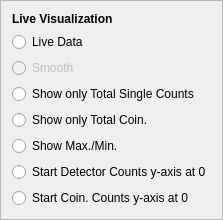
        <widget class="QFrame" name="frame_13">
         <property name="maximumSize">
          <size>
           <width>16777215</width>
           <height>220</height>
          </size>
         </property>
         <property name="frameShape">
          <enum>QFrame::StyledPanel</enum>
         </property>
         <property name="frameShadow">
          <enum>QFrame::Raised</enum>
         </property>
         <layout class="QGridLayout" name="gridLayout_10">
          <item row="5" column="0">
           <widget class="QRadioButton" name="RadioButtonMaxMin">
            <property name="font">
             <font>
              <strikeout>false</strikeout>
             </font>
            </property>
            <property name="focusPolicy">
             <enum>Qt::StrongFocus</enum>
            </property>
            <property name="layoutDirection">
             <enum>Qt::LeftToRight</enum>
            </property>
            <property name="text">
             <string>Show Max./Min.</string>
            </property>
            <property name="autoExclusive">
             <bool>false</bool>
            </property>
           </widget>
          </item>
          <item row="6" column="0" colspan="2">
           <widget class="QRadioButton" name="RadioButtonPlotSingle0">
            <property name="font">
             <font>
              <strikeout>false</strikeout>
             </font>
            </property>
            <property name="focusPolicy">
             <enum>Qt::StrongFocus</enum>
            </property>
            <property name="layoutDirection">
             <enum>Qt::LeftToRight</enum>
            </property>
            <property name="text">
             <string>Start Detector Counts y-axis at 0</string>
            </property>
            <property name="autoExclusive">
             <bool>false</bool>
            </property>
           </widget>
          </item>
          <item row="0" column="0">
           <widget class="QLabel" name="label_36">
            <property name="maximumSize">
             <size>
              <width>16777215</width>
              <height>200</height>
             </size>
            </property>
            <property name="font">
             <font>
              <weight>75</weight>
              <bold>true</bold>
             </font>
            </property>
            <property name="text">
             <string>Live Visualization</string>
            </property>
           </widget>
          </item>
          <item row="2" column="0">
           <widget class="QRadioButton" name="RadioButtonSmooth">
            <property name="enabled">
             <bool>false</bool>
            </property>
            <property name="font">
             <font>
              <strikeout>false</strikeout>
             </font>
            </property>
            <property name="focusPolicy">
             <enum>Qt::StrongFocus</enum>
            </property>
            <property name="layoutDirection">
             <enum>Qt::LeftToRight</enum>
            </property>
            <property name="text">
             <string>Smooth</string>
            </property>
            <property name="autoExclusive">
             <bool>false</bool>
            </property>
           </widget>
          </item>
          <item row="3" column="0">
           <widget class="QRadioButton" name="RadioButtonTotalSingle">
            <property name="enabled">
             <bool>true</bool>
            </property>
            <property name="text">
             <string>Show only Total Single Counts</string>
            </property>
            <property name="autoExclusive">
             <bool>false</bool>
            </property>
           </widget>
          </item>
          <item row="1" column="0">
           <widget class="QRadioButton" name="RadioButtonLiveData">
            <property name="font">
             <font>
              <strikeout>false</strikeout>
             </font>
            </property>
            <property name="focusPolicy">
             <enum>Qt::StrongFocus</enum>
            </property>
            <property name="layoutDirection">
             <enum>Qt::LeftToRight</enum>
            </property>
            <property name="text">
             <string>Live Data</string>
            </property>
            <property name="autoExclusive">
             <bool>false</bool>
            </property>
           </widget>
          </item>
          <item row="7" column="0">
           <widget class="QRadioButton" name="RadioButtonPlotCoin0">
            <property name="font">
             <font>
              <strikeout>false</strikeout>
             </font>
            </property>
            <property name="focusPolicy">
             <enum>Qt::StrongFocus</enum>
            </property>
            <property name="layoutDirection">
             <enum>Qt::LeftToRight</enum>
            </property>
            <property name="text">
             <string>Start Coin. Counts y-axis at 0</string>
            </property>
            <property name="autoExclusive">
             <bool>false</bool>
            </property>
           </widget>
          </item>
          <item row="4" column="0">
           <widget class="QRadioButton" name="RadioButtonTotalCoin">
            <property name="text">
             <string>Show only Total Coin.</string>
            </property>
            <property name="autoExclusive">
             <bool>false</bool>
            </property>
           </widget>
          </item>
         </layout>
        </widget>
